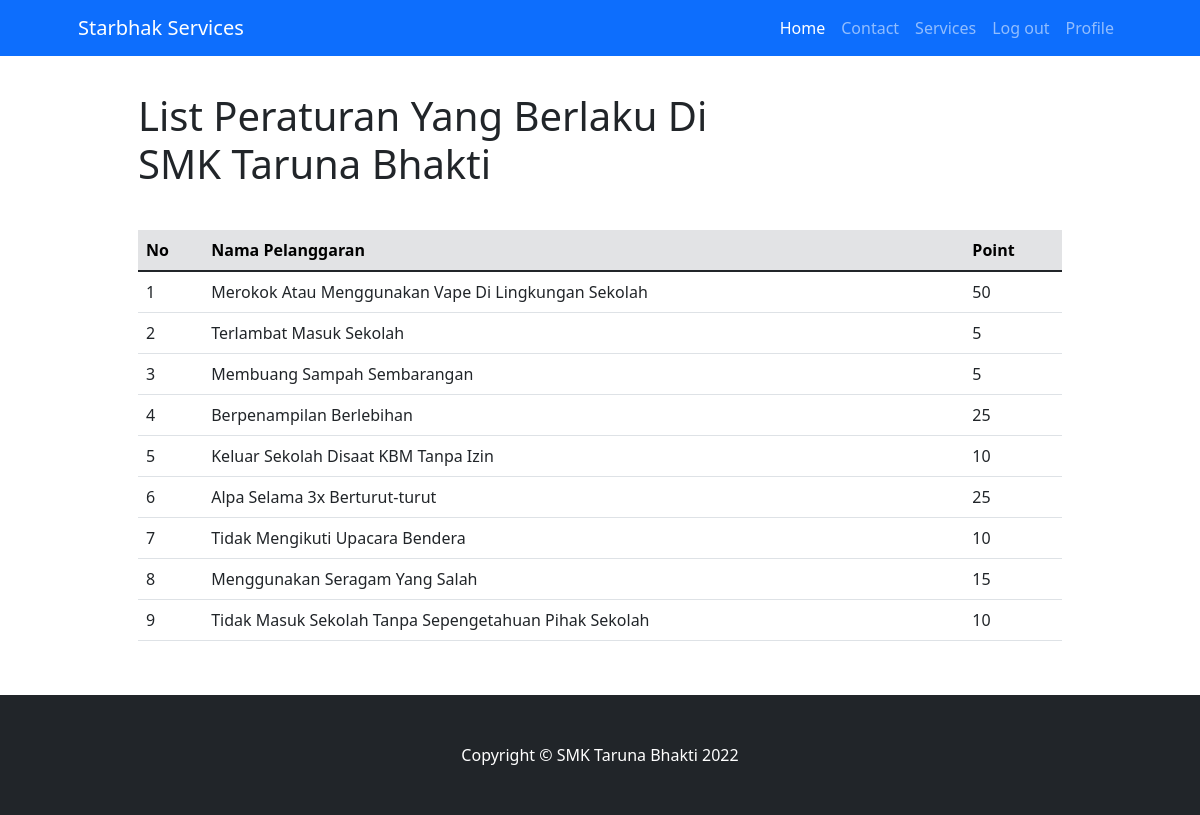
The app's page /datapel.php (signed in) with its own data.
### tables this page shows
CREATE TABLE `pelanggaran` (
  `id` int(255) NOT NULL,
  `deskripsi` text NOT NULL,
  `poin_pelanggaran` int(255) NOT NULL
);

### datapel.php (the view, shortened to what this page needs)
<?php
include 'conn.php';
$id = $_GET['id'];
$sql = "SELECT * FROM profil WHERE id = '$id'";
$query = mysqli_query($conn,$sql);
$value = mysqli_fetch_assoc($query);
?>
<!DOCTYPE html>
<html lang="en">
<head>
    <link href="css/styles.css" rel="stylesheet" />
</head>
<body>
    <nav class="navbar navbar-expand-lg navbar-dark bg-primary">
        <div class="container px-5">
            <a class="navbar-brand" href="#!">Starbhak Services</a>
            <div class="collapse navbar-collapse" id="navbarSupportedContent">
                <ul class="navbar-nav ms-auto mb-2 mb-lg-0">
                    <li class="nav-item"><a class="nav-link active" aria-current="page"  href="index2.php?id=<?= $value['id']?>">Home</a></li>
                    <li class="nav-item"><a class="nav-link" href="index2.php?id=<?= $value['id']?>">Contact</a></li>
                    <li class="nav-item"><a class="nav-link" href="index2.php?id=<?= $value['id']?>">Services</a></li>
                    <li class="nav-item"><a class="nav-link" href="logout.php">Log out</a></li>
                    <li class="nav-item"><a class="nav-link" href="profil.php?id=<?= $value['id']?>">Profile</a></li>
                </ul>
            </div>
        </div>
    </nav>
    <div class="title" style="width:50%; margin-top:3%; position:relative; left:11.5%">
        <h1 class="display-7 fw-semibold text-dark mb-2" style="position:relative; ">List Peraturan Yang Berlaku Di SMK Taruna Bhakti</h1>
    </div>
    <table class="table table-hover" style="position:relative; width:77%; margin-left:11.5%; box-sizing:border-box; margin-top:3.5%; margin-bottom:4.5%">
        <thead>
            <tr class="table-secondary">
                <th scope="col">No</th>
                <th scope="col">Nama Pelanggaran</th>
                <th scope="col">Point</th>
            </tr>
        </thead>
        <tbody>
        <?php
        $i = 1;
        include 'conn.php';
        $sql = "SELECT * FROM pelanggaran";
        $query = mysqli_query($conn,$sql);
        while($value = mysqli_fetch_assoc($query)){
            echo"
            <tr>
                <td>$i</td>
                <td style='word-wrap:break-word; max-width:70%;'>$value[deskripsi]</td>
                <td>$value[poin_pelanggaran]</td>
            </tr>";
            $i++;
        }?>
        </tbody>
    </table>
    <footer class="py-5 bg-dark ">
        <div class="container px-5"><p class="m-0 text-center text-white">Copyright &copy; SMK Taruna Bhakti 2022</p></div>
     </footer>
</body>
</html>

### records on screen
pelanggaran: deskripsi "Merokok Atau Menggunakan Vape Di Lingkungan Sekolah", poin_pelanggaran "50"
pelanggaran: deskripsi "Terlambat Masuk Sekolah", poin_pelanggaran "5"
pelanggaran: deskripsi "Membuang Sampah Sembarangan", poin_pelanggaran "5"
pelanggaran: deskripsi "Berpenampilan Berlebihan", poin_pelanggaran "25"
pelanggaran: deskripsi "Keluar Sekolah Disaat KBM Tanpa Izin", poin_pelanggaran "10"
pelanggaran: deskripsi "Alpa Selama 3x Berturut-turut", poin_pelanggaran "25"
pelanggaran: deskripsi "Tidak Mengikuti Upacara Bendera", poin_pelanggaran "10"
pelanggaran: deskripsi "Menggunakan Seragam Yang Salah", poin_pelanggaran "15"
pelanggaran: deskripsi "Tidak Masuk Sekolah Tanpa Sepengetahuan Pihak Sekolah", poin_pelanggaran "10"
